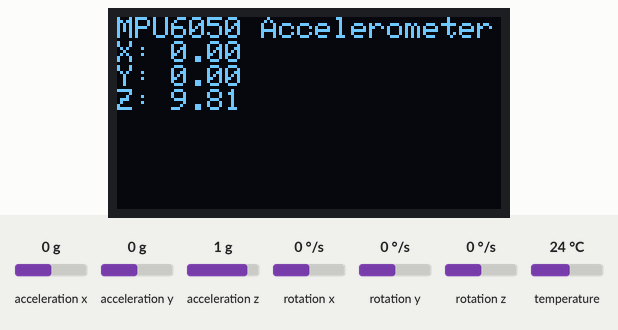
A program run on a simulated ESP32-S3. Shown: 128×64 one-colour display. The test bench sets the inputs (shaded band); at power-on: acceleration x 0 g, acceleration y 0 g, acceleration z 1 g, rotation x 0 °/s, rotation y 0 °/s, rotation z 0 °/s, temperature 24 °C. What the program prints to the serial monitor is not drawn.

Above: at 1.2 s.
1.3 s: acceleration x set to -1.4 g
At 2.8 s:
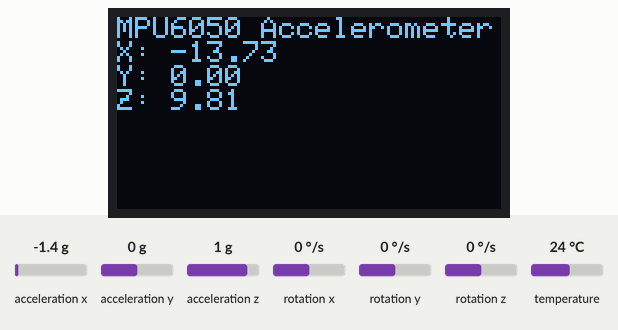
3.1 s: acceleration y set to -1.4 g
At 3.5 s:
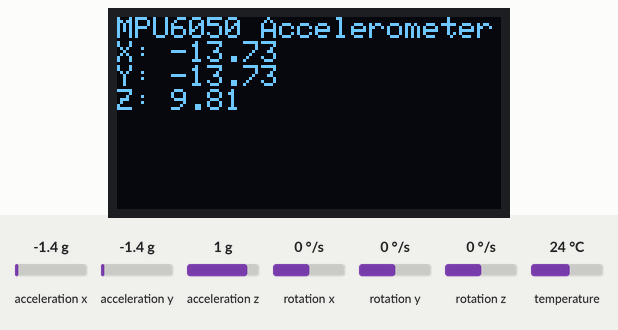
4.7 s: acceleration z set to -1.4 g
At 5.3 s:
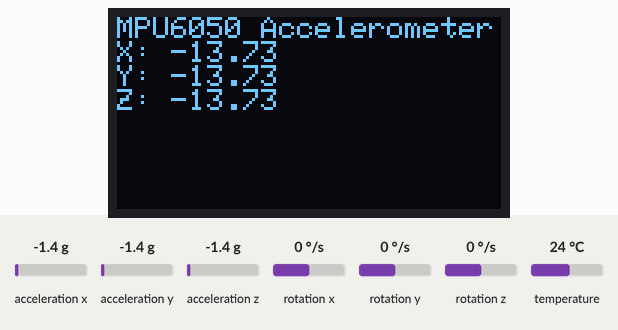
6.3 s: acceleration x set to -0.8 g
At 7.2 s:
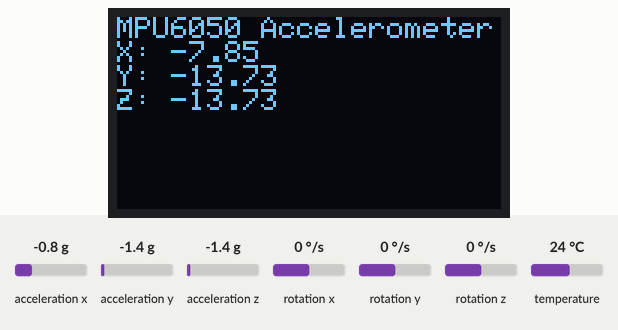
7.9 s: acceleration y set to -0.8 g
At 9.0 s:
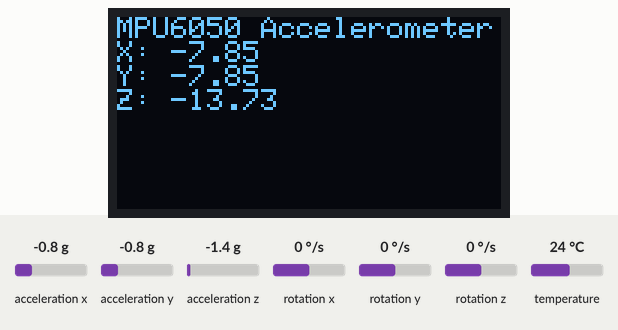
Timing chart, 0 to 10.5 s (numbered marks = the images above; inputs shaded):
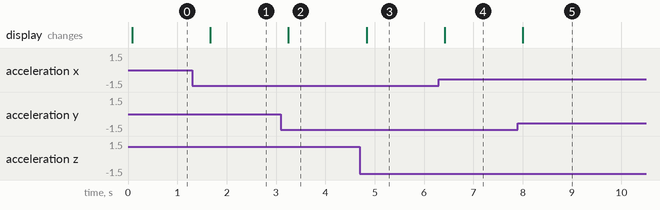

Measured:
- after the input at 1.3 s, the display: changes after 0.37 s (image 1)
- after the input at 3.1 s, the display: changes after 0.15 s (image 2)
- after the input at 4.7 s, the display: changes after 0.14 s (image 3)
- after the input at 6.3 s, the display: changes after 0.12 s (image 4)
- after the input at 7.9 s, the display: changes after 0.11 s (image 5)

The program:

main.cpp
```cpp
#include <Arduino.h>
#include <Wire.h>
#include <Adafruit_MPU6050.h>
#include <Adafruit_GFX.h>
#include <Adafruit_SSD1306.h>

Adafruit_MPU6050 mpu;
Adafruit_SSD1306 display(128, 64, &Wire, -1);

const int Pin_SDA = 8;
const int Pin_SCL = 9;

void setup() {
  Serial.begin(115200);
  Wire.begin(Pin_SDA, Pin_SCL);
  mpu.begin();
  display.begin(SSD1306_SWITCHCAPVCC, 0x3C);
  display.clearDisplay();
  display.display();
}

void loop() {
  sensors_event_t a, g, temp;
  mpu.getEvent(&a, &g, &temp);

  // Print accelerometer data to Serial Monitor
  Serial.print("MPU X = "); Serial.println(a.acceleration.x);
  Serial.print("MPU Y = "); Serial.println(a.acceleration.y);
  Serial.print("MPU Z = "); Serial.println(a.acceleration.z);

  // Display accelerometer data on the OLED
  display.clearDisplay();
  display.setTextSize(1);
  display.setTextColor(SSD1306_WHITE);
  display.setCursor(0, 0);
  display.println("MPU6050 Accelerometer");
  display.print("X: "); display.println(a.acceleration.x);
  display.print("Y: "); display.println(a.acceleration.y);
  display.print("Z: "); display.println(a.acceleration.z);
  display.display();
  delay(500);
}
```
